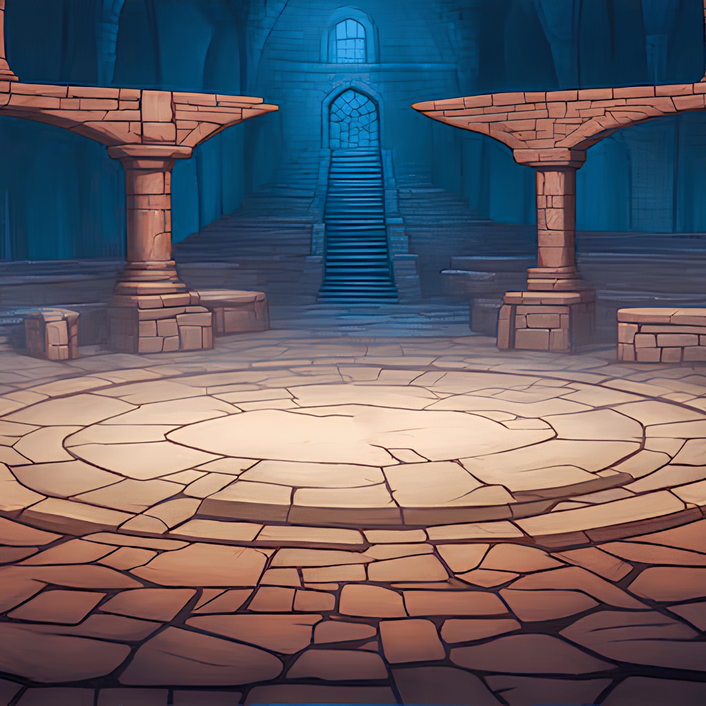
#> input picture Fichier Python/images/profil/photo_de_profil.png, 706 x 706 px; its folder holds only this picture in this run
$ python -i jeu.py   (imports and definitions only)
#> lines starting #> are read from the running program, lines starting #| are printed output that depends on the picture
#> in _charger_pdp_joueur, img is the input picture: PIL image 706x706 RGBA; mean R, G, B, A 100, 94.8, 101.5, 255
"""
jeu.py — Écran de jeu Pierre Feuille Ciseaux.
Appelé via lancer(client, username, mode) depuis interface_principale.
Modes : "bot", "1v1"
"""
import customtkinter as ctk
import tkinter as tk
from PIL import Image, ImageTk, ImageDraw, ImageFont
from random import randint
import base64
import io
import os

PDP_PATH  = "images/profil/photo_de_profil.png"
BOT_PATH  = "images/bot.png"
ROBOT_NOM = "ROBOT"


# ── Chargement des images PIL ─────────────────────────────────────────────

def _photo_carree(img_pil, size):
#> called with size = 150
    w, h = img_pil.size
#> w = 706; h = 706
    m = min(w, h)
#> m = 706
    img_pil = img_pil.crop(((w-m)//2, (h-m)//2, (w+m)//2, (h+m)//2))
    return img_pil.resize((size, size), Image.LANCZOS).convert("RGBA")
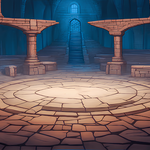
#> returned value: PIL image 150x150 RGBA; mean R, G, B, A 100, 94.8, 101.5, 255


def _charger_pdp_joueur(size=150):
    if os.path.exists(PDP_PATH):
        img = Image.open(PDP_PATH).convert("RGBA")
    else:
        img = Image.new("RGBA", (size, size), "#C9A227")
        d = ImageDraw.Draw(img)
        d.ellipse([4, 4, size-4, size-4], fill="#D4B13B", outline="#2C1A0E", width=3)
        try:
            fnt = ImageFont.truetype("arial.ttf", 14)
        except Exception:
            fnt = ImageFont.load_default()
        bb = d.textbbox((0, 0), "Vous", font=fnt)
        d.text(((size-(bb[2]-bb[0]))//2, (size-(bb[3]-bb[1]))//2), "Vous", font=fnt, fill="#2C1A0E")
    return _photo_carree(img, size)


# [561 lines left out: functions _charger_pdp_robot, _charger_pdp_adversaire, lancer, not called in this run]

>>> result = _charger_pdp_joueur()
